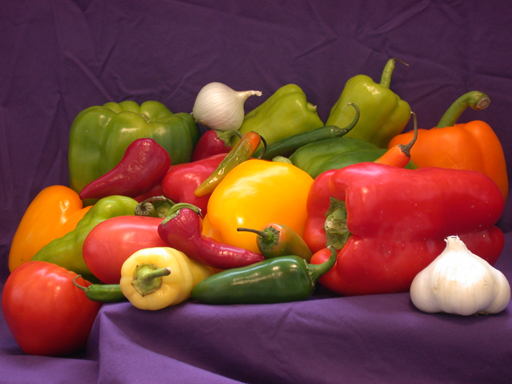
%> input picture images/peppers.png, 512 x 384 px
$ octave tonecurve.m   (GNU Octave 9; MATLAB toolbox functions it lacks are replaced by stand-ins)
%> lines starting %> are read from the running program, lines starting %| are printed output that depends on the picture
close all
I=imread("peppers.png");
%> I is the input picture: size 384x512x3 uint8; mean R, G, B 120.8, 66.4, 57.6

p0=[0 0;255 255];

hold on
n=3;

% [19 lines of commented-out code are left out]

p=[p0; 40,100;100 10;200 300;220 100];
%[s,indx]=sort(p,1);
%p=p(indx(:,1),:);
plot(0:255,0:255)
[h w d]=size(I);
%> h = 384; w = 512; d = 3


t=polyfit(p(:,1),p(:,2),size(p,1)-1);
xx=0:255;
yy=polyval(t,xx);
plot(yy,"-r")
f = @(x) yy(x+1);
I1 = arrayfun(f, I);
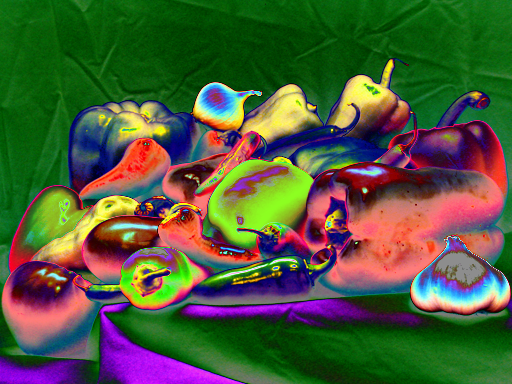
%> I1: size 384x512x3 double; mean R, G, B 94.5, 120.2, 52.9; drawn with min black and max white

sp=spline(p(:,1),[0 p(:,2)' 0]);
xx=0:255;
yy=ppval(sp,xx);
plot(xx,yy,"-g")
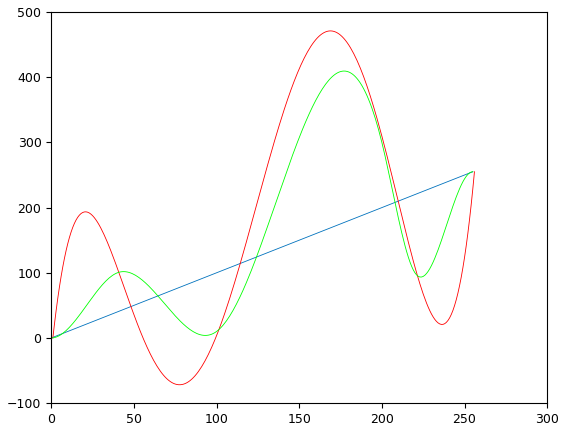
%> figure redrawn from the program's plot data; curve peaks at x = 255, y = 255; curve peaks at x = 169, y = 471; curve peaks at x = 177, y = 409.4
f = @(x) yy(x+1);
I2 = arrayfun(f, I);
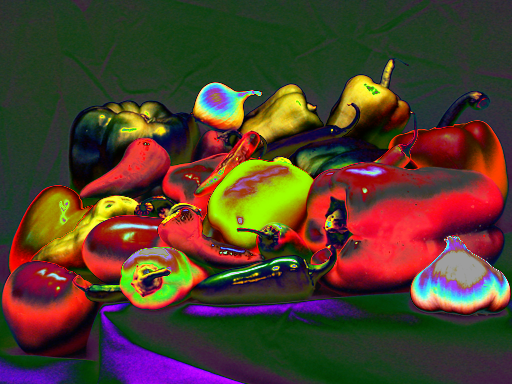
%> I2: size 384x512x3 double; mean R, G, B 131.6, 98.4, 70; drawn with min black and max white

%> (the run ends here)

$ run again, with images/building-1081868_640.jpg saved as images/peppers.png
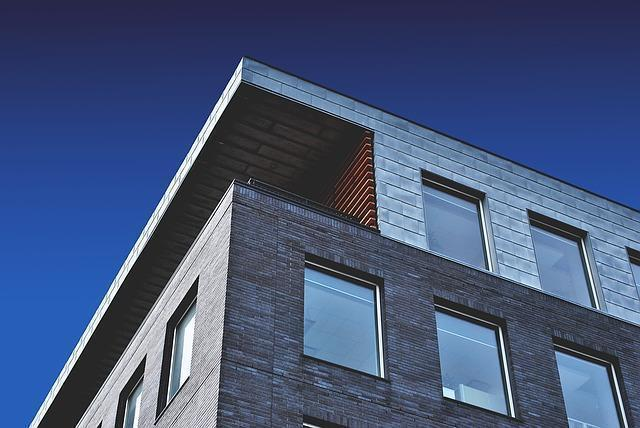
%> input picture images/building-1081868_640.jpg, 640 x 428 px
%> I is the input picture: size 428x640x3 uint8; mean R, G, B 69.6, 86.2, 122.7
%> `I1 = arrayfun(f, I);`:
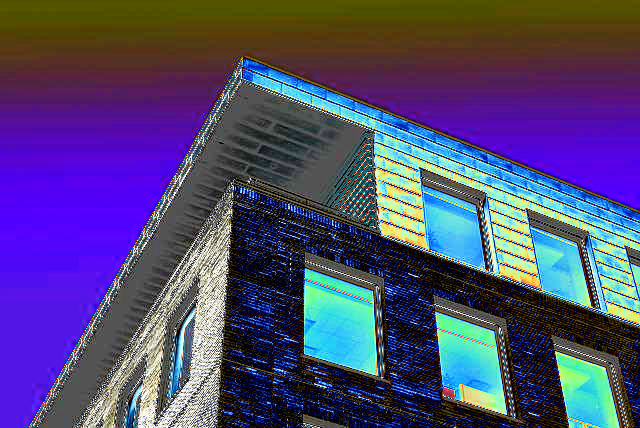
%> I1: size 428x640x3 double; mean R, G, B 99.3, 86.1, 172.9; drawn with min black and max white
%> `I2 = arrayfun(f, I);`:
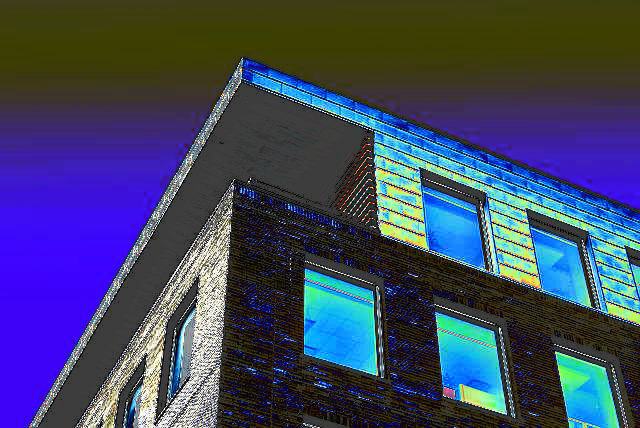
%> I2: size 428x640x3 double; mean R, G, B 101.7, 114.4, 160.2; drawn with min black and max white
